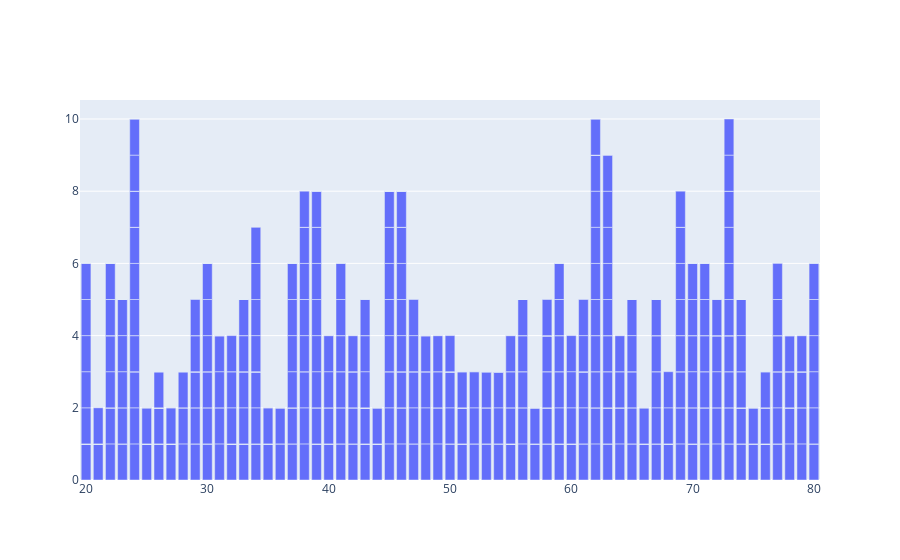

The notebook cell this image was saved under:
### Code cell
fig  = go.Figure()
fig.add_trace(go.Bar(x = df['age'],y = df['fastingbloodsugar']))
# fig = go.Figure(data=go.Scatter(x=x, y=y, mode='markers'))
fig.show()

### Figure 1 — Plotly figure (JSON) as saved in the notebook; plotly's stock layout.template omitted (floating-point values rounded to 4 significant figures; data arrays with more than 128 entries replaced by an {"elided": "..."} marker saying what was removed)
{"data": [{"type": "bar", "x": {"elided": "1000 int values"}, "y": {"elided": "1000 int values"}}], "layout": {}}
